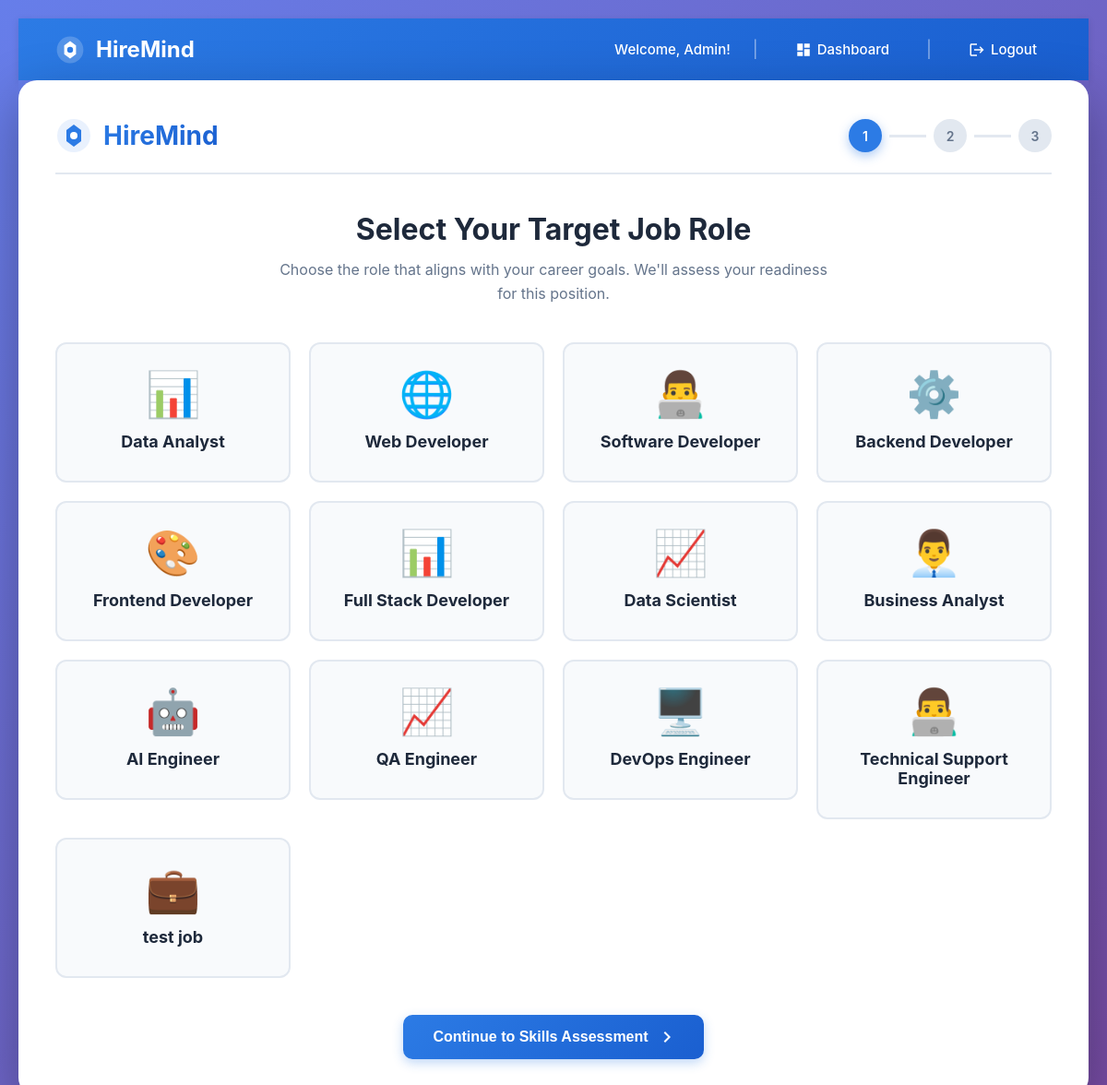
Page / (signed in) on the earlier database version.
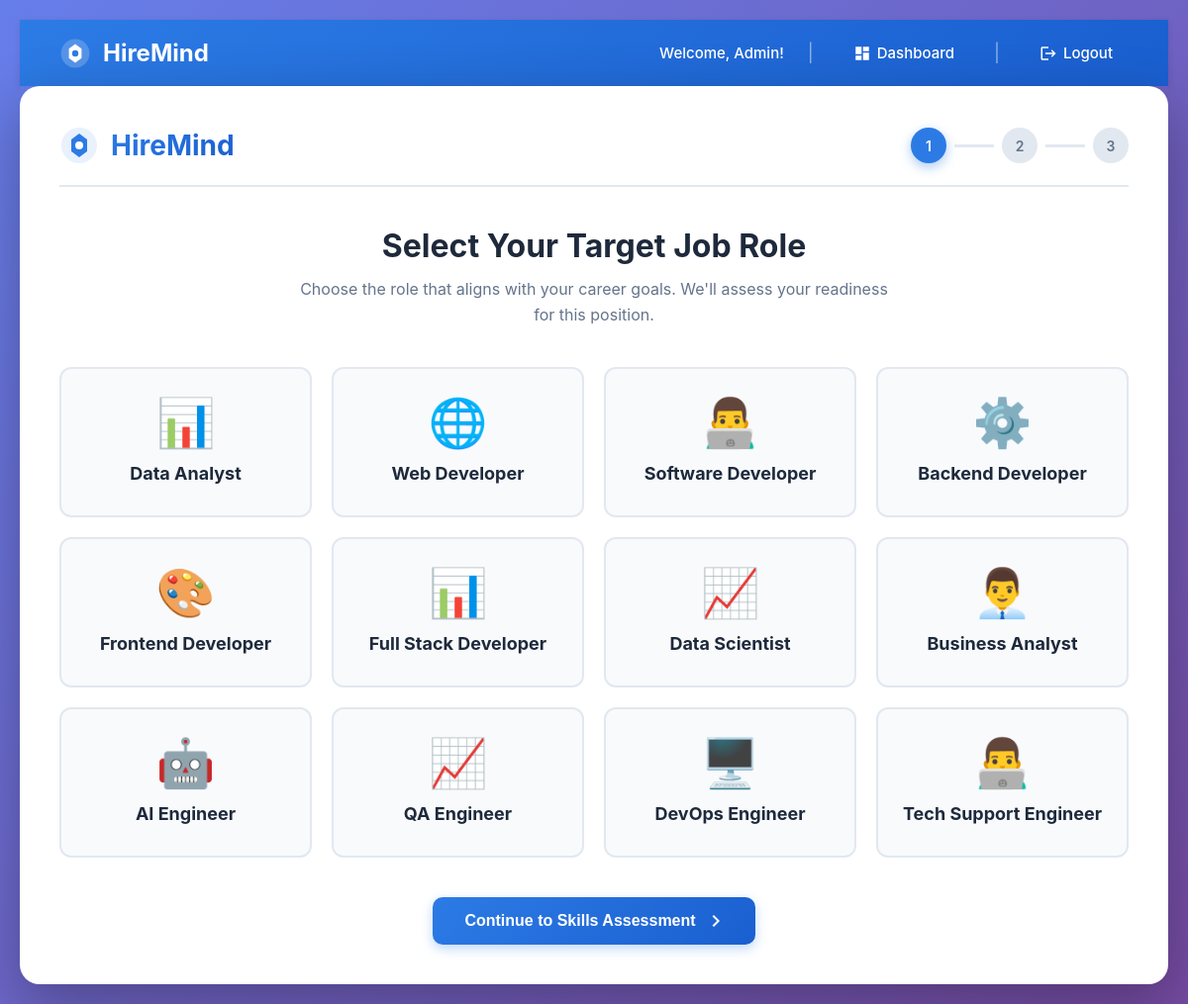
Same page on the later database version.
### tables this page shows
CREATE TABLE job_roles (
            id INTEGER PRIMARY KEY AUTOINCREMENT,
            role_name TEXT UNIQUE,
            icon TEXT DEFAULT '💼'
        );

### app.py (the view)
@app.route('/')
def select_role():
    if 'user_id' not in session:
        return redirect(url_for('login'))
    conn = sqlite3.connect("hiremind.db", timeout=10)
    cursor = conn.cursor()
    cursor.execute("SELECT role_name, icon FROM job_roles")
    roles = cursor.fetchall()
    conn.close()
    return render_template('select_role.html', roles=roles)

### templates/select_role.html (shortened to what this page needs)
{% extends "base.html" %}
{% block content %}
<head>
    <link rel="stylesheet" href="{{ url_for('static', filename='style.css') }}">
</head>
<div class="container">
    <div class="header">
        <div class="logo">
            <svg width="40" height="40" viewBox="0 0 40 40" fill="none">
                <circle cx="20" cy="20" r="18" fill="#2C7BE5" opacity="0.1"/>
                <path d="M20 8L28 14V26L20 32L12 26V14L20 8Z" fill="#2C7BE5"/>
                <circle cx="20" cy="20" r="4" fill="white"/>
            </svg>
            <h1>HireMind</h1>
        </div>
        <div class="step-indicator">
            <div class="step active">1</div>
            <div class="step-line"></div>
            <div class="step">2</div>
            <div class="step-line"></div>
            <div class="step">3</div>
        </div>
    </div>
    <div class="content-header">
        <h2>Select Your Target Job Role</h2>
        <p class="subtitle">Choose the role that aligns with your career goals. We'll assess your readiness for this position.</p>
    </div>
    <form action="/skills" method="post">
        <div class="job-roles-grid">
            {% for role, icon in roles %}
            <div class="job-role-card">
                <label for="role_{{ loop.index }}">
                    <div class="icon">{{ icon }}</div>
                    <div class="role-name">{{ role }}</div>
                </label>
            </div>
            {% endfor %}
        </div>
        <div class="button-container">
            <button type="submit" class="btn-primary">
                Continue to Skills Assessment
                <svg width="20" height="20" viewBox="0 0 20 20" fill="currentColor">
                    <path d="M10 4L8.59 5.41L13.17 10L8.59 14.59L10 16L16 10L10 4Z"/>
                </svg>
            </button>
        </div>
    </form>
</div>
{% endblock %}

Differences in the rows shown:
removed job_roles: icon "👨‍💻", role_name "Technical Support Engineer"
removed job_roles: icon "💼", role_name "test job"
added job_roles: icon "👨‍💻", role_name "Tech Support Engineer"
